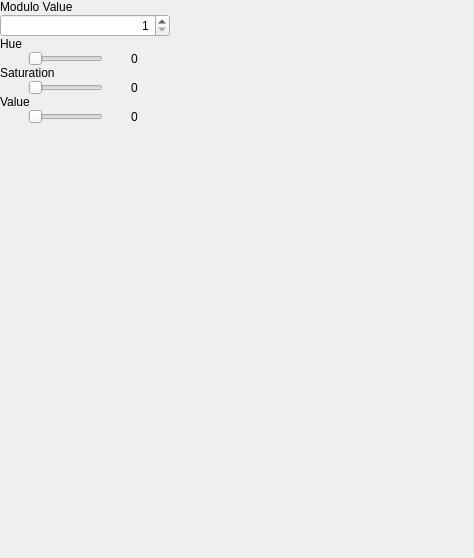
<?xml version="1.0" encoding="UTF-8"?>
<ui version="4.0">
 <class>ModuloColorDialog</class>
 <widget class="QDialog" name="ModuloColorDialog">
  <property name="geometry">
   <rect>
    <x>0</x>
    <y>0</y>
    <width>474</width>
    <height>558</height>
   </rect>
  </property>
  <property name="windowTitle">
   <string>Dialog</string>
  </property>
  <widget class="QScrollArea" name="scrollArea">
   <property name="geometry">
    <rect>
     <x>0</x>
     <y>0</y>
     <width>200</width>
     <height>500</height>
    </rect>
   </property>
   <property name="maximumSize">
    <size>
     <width>200</width>
     <height>16777215</height>
    </size>
   </property>
   <property name="frameShape">
    <enum>QFrame::NoFrame</enum>
   </property>
   <property name="frameShadow">
    <enum>QFrame::Plain</enum>
   </property>
   <property name="widgetResizable">
    <bool>true</bool>
   </property>
   <widget class="QWidget" name="scrollAreaWidgetContents">
    <property name="geometry">
     <rect>
      <x>0</x>
      <y>0</y>
      <width>200</width>
      <height>500</height>
     </rect>
    </property>
    <property name="sizePolicy">
     <sizepolicy hsizetype="Expanding" vsizetype="Expanding">
      <horstretch>0</horstretch>
      <verstretch>0</verstretch>
     </sizepolicy>
    </property>
    <property name="minimumSize">
     <size>
      <width>0</width>
      <height>500</height>
     </size>
    </property>
    <widget class="QWidget" name="verticalLayoutWidget">
     <property name="geometry">
      <rect>
       <x>0</x>
       <y>0</y>
       <width>211</width>
       <height>636</height>
      </rect>
     </property>
     <layout class="QVBoxLayout" name="verticalLayout">
      <property name="spacing">
       <number>0</number>
      </property>
      <item>
       <layout class="QGridLayout" name="gridLayout_2">
        <property name="rightMargin">
         <number>10</number>
        </property>
        <property name="spacing">
         <number>0</number>
        </property>
        <item row="0" column="0">
         <widget class="QLabel" name="label_4">
          <property name="text">
           <string>Modulo Value</string>
          </property>
         </widget>
        </item>
        <item row="8" column="0">
         <layout class="QHBoxLayout" name="horizontalLayout_3">
          <property name="spacing">
           <number>0</number>
          </property>
          <property name="bottomMargin">
           <number>7</number>
          </property>
          <item>
           <widget class="QSlider" name="_valueSlider">
            <property name="sizePolicy">
             <sizepolicy hsizetype="Minimum" vsizetype="Fixed">
              <horstretch>0</horstretch>
              <verstretch>0</verstretch>
             </sizepolicy>
            </property>
            <property name="maximumSize">
             <size>
              <width>75</width>
              <height>16777215</height>
             </size>
            </property>
            <property name="maximum">
             <number>255</number>
            </property>
            <property name="orientation">
             <enum>Qt::Horizontal</enum>
            </property>
           </widget>
          </item>
          <item>
           <widget class="QLabel" name="_valueValue">
            <property name="sizePolicy">
             <sizepolicy hsizetype="Minimum" vsizetype="Minimum">
              <horstretch>0</horstretch>
              <verstretch>0</verstretch>
             </sizepolicy>
            </property>
            <property name="maximumSize">
             <size>
              <width>40</width>
              <height>16777215</height>
             </size>
            </property>
            <property name="text">
             <string>0</string>
            </property>
           </widget>
          </item>
         </layout>
        </item>
        <item row="5" column="0">
         <widget class="QLabel" name="label_2">
          <property name="text">
           <string>Saturation</string>
          </property>
         </widget>
        </item>
        <item row="6" column="0">
         <layout class="QHBoxLayout" name="horizontalLayout_2">
          <property name="spacing">
           <number>0</number>
          </property>
          <item>
           <widget class="QSlider" name="_saturationSlider">
            <property name="sizePolicy">
             <sizepolicy hsizetype="Minimum" vsizetype="Fixed">
              <horstretch>0</horstretch>
              <verstretch>0</verstretch>
             </sizepolicy>
            </property>
            <property name="maximumSize">
             <size>
              <width>75</width>
              <height>16777215</height>
             </size>
            </property>
            <property name="maximum">
             <number>255</number>
            </property>
            <property name="orientation">
             <enum>Qt::Horizontal</enum>
            </property>
           </widget>
          </item>
          <item>
           <widget class="QLabel" name="_saturationValue">
            <property name="sizePolicy">
             <sizepolicy hsizetype="Minimum" vsizetype="Minimum">
              <horstretch>0</horstretch>
              <verstretch>0</verstretch>
             </sizepolicy>
            </property>
            <property name="maximumSize">
             <size>
              <width>40</width>
              <height>16777215</height>
             </size>
            </property>
            <property name="text">
             <string>0</string>
            </property>
           </widget>
          </item>
         </layout>
        </item>
        <item row="4" column="0">
         <layout class="QHBoxLayout" name="horizontalLayout">
          <property name="spacing">
           <number>0</number>
          </property>
          <item>
           <widget class="QSlider" name="_hueSlider">
            <property name="sizePolicy">
             <sizepolicy hsizetype="Minimum" vsizetype="Fixed">
              <horstretch>0</horstretch>
              <verstretch>0</verstretch>
             </sizepolicy>
            </property>
            <property name="maximumSize">
             <size>
              <width>75</width>
              <height>16777215</height>
             </size>
            </property>
            <property name="maximum">
             <number>360</number>
            </property>
            <property name="orientation">
             <enum>Qt::Horizontal</enum>
            </property>
           </widget>
          </item>
          <item>
           <widget class="QLabel" name="_hueValue">
            <property name="sizePolicy">
             <sizepolicy hsizetype="Minimum" vsizetype="Minimum">
              <horstretch>0</horstretch>
              <verstretch>0</verstretch>
             </sizepolicy>
            </property>
            <property name="maximumSize">
             <size>
              <width>40</width>
              <height>16777215</height>
             </size>
            </property>
            <property name="text">
             <string>0</string>
            </property>
           </widget>
          </item>
         </layout>
        </item>
        <item row="9" column="0">
         <widget class="QFrame" name="_colorFrame">
          <property name="sizePolicy">
           <sizepolicy hsizetype="Expanding" vsizetype="Expanding">
            <horstretch>0</horstretch>
            <verstretch>0</verstretch>
           </sizepolicy>
          </property>
          <property name="minimumSize">
           <size>
            <width>25</width>
            <height>300</height>
           </size>
          </property>
          <property name="maximumSize">
           <size>
            <width>200</width>
            <height>16777215</height>
           </size>
          </property>
          <property name="autoFillBackground">
           <bool>true</bool>
          </property>
          <property name="frameShape">
           <enum>QFrame::NoFrame</enum>
          </property>
          <property name="frameShadow">
           <enum>QFrame::Plain</enum>
          </property>
         </widget>
        </item>
        <item row="7" column="0">
         <widget class="QLabel" name="label_3">
          <property name="text">
           <string>Value</string>
          </property>
         </widget>
        </item>
        <item row="3" column="0">
         <widget class="QLabel" name="label">
          <property name="text">
           <string>Hue</string>
          </property>
         </widget>
        </item>
        <item row="2" column="0">
         <layout class="QHBoxLayout" name="horizontalLayout_7">
          <item>
           <widget class="QSpinBox" name="_moduloBox">
            <property name="maximumSize">
             <size>
              <width>16777215</width>
              <height>16777215</height>
             </size>
            </property>
            <property name="alignment">
             <set>Qt::AlignRight|Qt::AlignTrailing|Qt::AlignVCenter</set>
            </property>
            <property name="minimum">
             <number>1</number>
            </property>
           </widget>
          </item>
          <item>
           <spacer name="horizontalSpacer_2">
            <property name="orientation">
             <enum>Qt::Horizontal</enum>
            </property>
            <property name="sizeType">
             <enum>QSizePolicy::Fixed</enum>
            </property>
            <property name="sizeHint" stdset="0">
             <size>
              <width>30</width>
              <height>20</height>
             </size>
            </property>
           </spacer>
          </item>
         </layout>
        </item>
       </layout>
      </item>
     </layout>
    </widget>
   </widget>
  </widget>
 </widget>
 <resources/>
 <connections>
  <connection>
   <sender>_saturationSlider</sender>
   <signal>valueChanged(int)</signal>
   <receiver>_saturationValue</receiver>
   <slot>setNum(int)</slot>
   <hints>
    <hint type="sourcelabel">
     <x>104</x>
     <y>83</y>
    </hint>
    <hint type="destinationlabel">
     <x>171</x>
     <y>84</y>
    </hint>
   </hints>
  </connection>
  <connection>
   <sender>_valueSlider</sender>
   <signal>valueChanged(int)</signal>
   <receiver>_valueValue</receiver>
   <slot>setNum(int)</slot>
   <hints>
    <hint type="sourcelabel">
     <x>104</x>
     <y>125</y>
    </hint>
    <hint type="destinationlabel">
     <x>171</x>
     <y>126</y>
    </hint>
   </hints>
  </connection>
  <connection>
   <sender>_hueSlider</sender>
   <signal>valueChanged(int)</signal>
   <receiver>_hueValue</receiver>
   <slot>setNum(int)</slot>
   <hints>
    <hint type="sourcelabel">
     <x>104</x>
     <y>41</y>
    </hint>
    <hint type="destinationlabel">
     <x>171</x>
     <y>42</y>
    </hint>
   </hints>
  </connection>
 </connections>
</ui>
